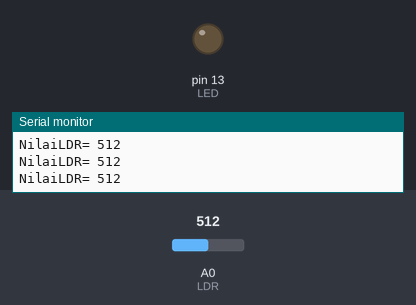
A sketch run on a simulated Arduino Uno, built with avr-gcc and run on an emulated ATmega328P. Parts: output pins drawn as LEDs (lit = HIGH), the last lines printed to the serial monitor. The inputs (shaded band) are chosen by the test bench; at power-on: A0 (LDR) = 512.

Above: at 1.2 s.
1.3 s: A0 (LDR) set to 483
At 2.0 s:
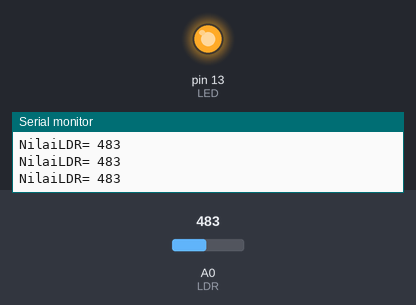
2.8 s: A0 (LDR) set to 510
At 4.0 s:
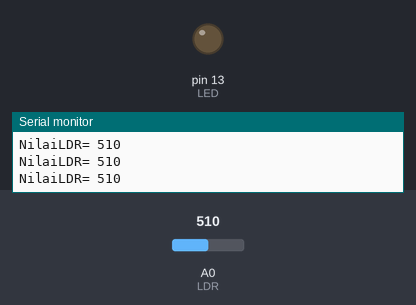
4.3 s: A0 (LDR) set to 490
At 5.3 s:
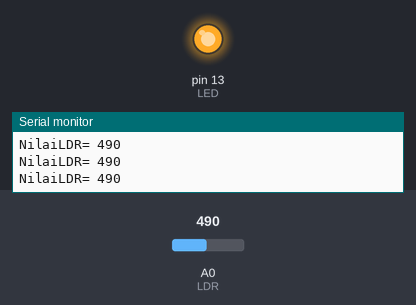
Timing chart, 0 to 7.3 s (numbered marks = the images above; inputs shaded):
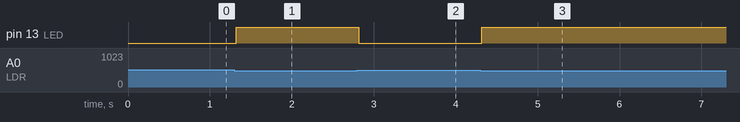

The sketch:

ldr.ino
```cpp
    int LDR= A0;          // membuat variabel LDR untuk pin A0
    int LED= 13;          // membuat variabel LED untuk pin 13
    int nilaiLDR= 0;  // variabel nilai awal untuk nilaiLDR
    void setup(){
      pinMode(LED, OUTPUT);          // menentukan LED menjadi OUTPUT
      Serial.begin(9600);          // komunikasi Arduino ke Komputer
    }
    void loop(){
      nilaiLDR= analogRead(LDR);  // menyimpan nilai yang dibaca dari LDR ke variabel nilaiLDR
      Serial.print("NilaiLDR= ");         // menampilkan teks nilaiLDR=
      Serial.println(nilaiLDR);                 // menampilkan nilai dari nilaiLDR
      if(nilaiLDR < 500) {          // jika nilai dari LDR kurang dari 500
        digitalWrite(LED, HIGH);         // lampu LED menyala
      }
      else  {                           // jika tidak
        digitalWrite(LED, LOW);         // lampu LED mati
      }
    }
```

Measured:
- the behaviour switches between 500 and 499 on A0 (LDR) (found by bisection; images 0 and 1)
- after the input at 1.3 s, pin 13 (LED): LOW → HIGH at once
- after the input at 2.8 s, pin 13 (LED): HIGH → LOW at once
- after the input at 4.3 s, pin 13 (LED): LOW → HIGH at once
